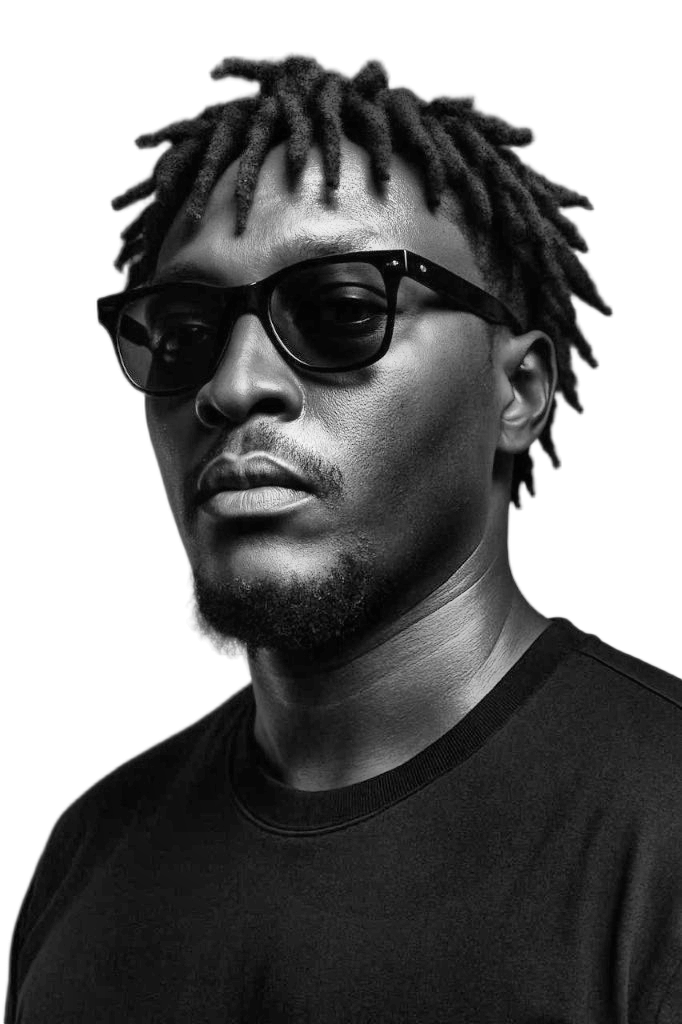
#> input picture source-prepped.png, 682 x 1024 px
$ python make_ascii_svg.py
#> lines starting #> are read from the running program, lines starting #| are printed output that depends on the picture
#!/usr/bin/env python3
"""
Convert a portrait photo into a CLEAN, monochrome ASCII-art SVG that "types"
itself in like a terminal, then holds.
"""
from PIL import Image, ImageEnhance, ImageFilter
import html
import os
import sys

HERE = os.path.dirname(os.path.abspath(__file__))
SRC = sys.argv[1] if len(sys.argv) > 1 else os.path.join(HERE, "..", "source-prepped.png")
OUT = sys.argv[2] if len(sys.argv) > 2 else os.path.join(HERE, "..", "vanz-ascii.svg")

COLS = 100
ROWS = 53
CELL_W = 8
CELL_H = 15
RAMP = " .`:-=+*cs#%@"  # bright(sparse) -> dark(dense); leading space clears bg

CONTRAST = 1.05
BRIGHTNESS = 1.0
GAMMA = 1.18
SHARPEN = False
WHITE_FLOOR = 0.80

PAD = 20
TITLEBAR_H = 30
STATUS_H = 30
ART_W = COLS * CELL_W
ART_H = ROWS * CELL_H
CANVAS_W = ART_W + PAD * 2
CANVAS_H = TITLEBAR_H + ART_H + STATUS_H + PAD

BG = "#0d1117"
BG2 = "#111722"
FRAME = "#30363d"
TITLE_TEXT = "#7d8590"
INK = "#c9d1d9"
CURSOR = "#c9d1d9"

ROW_DUR = 0.11
STAGGER = 0.11

im = Image.open(SRC).convert("L")
#> im is the input picture: PIL image 682x1024 L; min 1, max 255, mean 123.6
if SHARPEN:
    im = im.filter(ImageFilter.UnsharpMask(radius=2, percent=140, threshold=2))
im = ImageEnhance.Brightness(im).enhance(BRIGHTNESS)
im = ImageEnhance.Contrast(im).enhance(CONTRAST)
im = im.resize((COLS, ROWS), Image.LANCZOS)
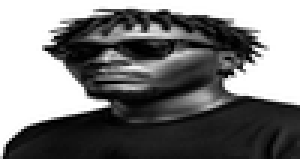
#> im: PIL image 100x53 L (shown 3 times larger); min 0, max 255, mean 120.7
px = im.load()

STATIC = bool(os.environ.get("STATIC"))

rows_txt = []
for y in range(ROWS):
    chars = []
    for x in range(COLS):
        lum = px[x, y] / 255.0
        lum = pow(lum, GAMMA)
        if lum >= WHITE_FLOOR:
            chars.append(" ")
            continue
        idx = int((1.0 - lum) * (len(RAMP) - 1))
        idx = max(0, min(len(RAMP) - 1, idx))
        chars.append(RAMP[idx])

    line = "".join(chars)
    # Right-trim whitespace to save bytes and prevent bounding-box issues
    line = line.rstrip()
    rows_txt.append(line)
#> after the loop, rows_txt = 53 items

svg = []
svg.append(f'<svg xmlns="http://www.w3.org/2000/svg" viewBox="0 0 {CANVAS_W} {CANVAS_H}" '
           f'width="{CANVAS_W}" height="{CANVAS_H}" font-family="monospace">')

css = """
@keyframes wipe {
  0%   { width: 0; }
  100% { width: 100%; }
}
@keyframes cursorBlink {
  0%, 100% { opacity: 1; }
  50% { opacity: 0; }
}
.row {
  white-space: pre;
}
"""
svg.append(f'<style>{css}</style>')

# Window background and frame
svg.append(f'<rect width="{CANVAS_W}" height="{CANVAS_H}" rx="12" fill="{BG}"/>')
svg.append(f'<rect x="1" y="1" width="{CANVAS_W-2}" height="{CANVAS_H-2}" rx="11" fill="none" stroke="{FRAME}"/>')
svg.append(f'<rect x="0" y="0" width="{CANVAS_W}" height="{TITLEBAR_H}" rx="12" fill="{BG2}"/>')
svg.append(f'<rect x="0" y="16" width="{CANVAS_W}" height="{TITLEBAR_H-16}" fill="{BG2}"/>')

# Mac window dots
dots_y = TITLEBAR_H // 2
for i, color in enumerate(["#ff5f57", "#febc2e", "#28c840"]):
    svg.append(f'<circle cx="{PAD + i * 20}" cy="{dots_y}" r="5" fill="{color}"/>')

svg.append(f'<text x="{CANVAS_W//2}" y="{dots_y + 4}" text-anchor="middle" fill="{TITLE_TEXT}" font-size="11">vanz-0 — photo.jpg</text>')

# Content bounds
content_x = PAD
content_y = TITLEBAR_H + 20

total_dur = ROWS * STAGGER

# Define a clip path for each row so it wipes in
svg.append('<defs>')
for i in range(ROWS):
    if STATIC:
        # If static, just show it
        pass
    else:
        # A rectangle that grows from 0 to 100% width
        begin = i * STAGGER
        svg.append(f'<clipPath id="clip-{i}">')
        svg.append(f'  <rect x="0" y="0" height="{CELL_H + 5}" width="0">')
        svg.append(f'    <animate attributeName="width" from="0" to="{ART_W}" dur="{ROW_DUR}s" '
                   f'begin="{begin}s" fill="freeze" />')
        svg.append(f'  </rect>')
        svg.append(f'</clipPath>')
svg.append('</defs>')

svg.append(f'<g transform="translate({content_x}, {content_y})" font-size="13" fill="{INK}">')
for i, text in enumerate(rows_txt):
    if not text:
        continue
    y = i * CELL_H
    escaped = html.escape(text).replace(" ", "&#160;")
    clip_attr = "" if STATIC else f'clip-path="url(#clip-{i})"'
    # The text line
    svg.append(f'<text x="0" y="{y}" {clip_attr} class="row">{escaped}</text>')

    if not STATIC:
        # The cursor that rides the edge of the wipe
        begin = i * STAGGER
        svg.append(f'<rect x="0" y="{y - CELL_H + 4}" width="7" height="{CELL_H - 2}" fill="{CURSOR}" opacity="0">')
        # Appear when this row starts
        svg.append(f'  <set attributeName="opacity" to="1" begin="{begin}s" />')
        # Move across
        svg.append(f'  <animate attributeName="x" from="0" to="{len(text)*CELL_W}" dur="{ROW_DUR}s" begin="{begin}s" fill="freeze" />')
        # Disappear when this row is done, unless it\'s the last row
        if i < ROWS - 1:
            svg.append(f'  <set attributeName="opacity" to="0" begin="{begin + ROW_DUR}s" />')
        else:
            # Last row cursor blinks
            svg.append(f'  <animate attributeName="opacity" values="1;0;1" dur="1s" begin="{begin + ROW_DUR}s" repeatCount="indefinite" />')
        svg.append(f'</rect>')
#> this loop made 53 passes
#> (y, clip_attr, begin) on passes 4 to 15: (45, 'clip-path="url(#clip-3)"', 0.33), (60, 'clip-path="url(#clip-4)"', 0.44), (75, 'clip-path="url(#clip-5)"', 0.55), (90, 'clip-path="url(#clip-6)"', 0.66), (105, 'clip-path="url(#clip-7)"', 0.77), (120, 'clip-path="url(#clip-8)"', 0.88), (135, 'clip-path="url(#clip-9)"', 0.99), (150, 'clip-path="url(#clip-10)"', 1.1), (165, 'clip-path="url(#clip-11)"', 1.21), (180, 'clip-path="url(#clip-12)"', 1.32), (195, 'clip-path="url(#clip-13)"', 1.43), (210, 'clip-path="url(#clip-14)"', 1.54)
#> after the loop, svg = 578 items

svg.append('</g>')
svg.append('</svg>')

os.makedirs(os.path.dirname(OUT), exist_ok=True)
with open(OUT, "w", encoding="utf-8") as f:
    f.write("\n".join(svg))

print(f"Wrote ASCII SVG to {OUT}")

$ run again, with source-photo.jpg saved as source-prepped.png
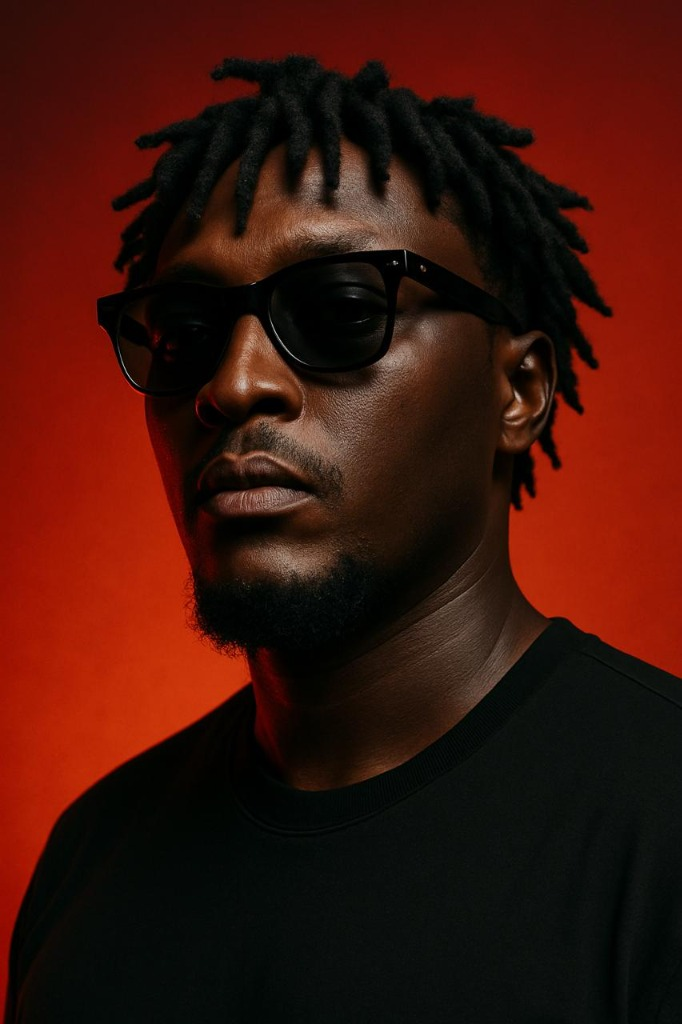
#> input picture source-photo.jpg, 682 x 1024 px
#> `im = Image.open(SRC).convert("L")`:
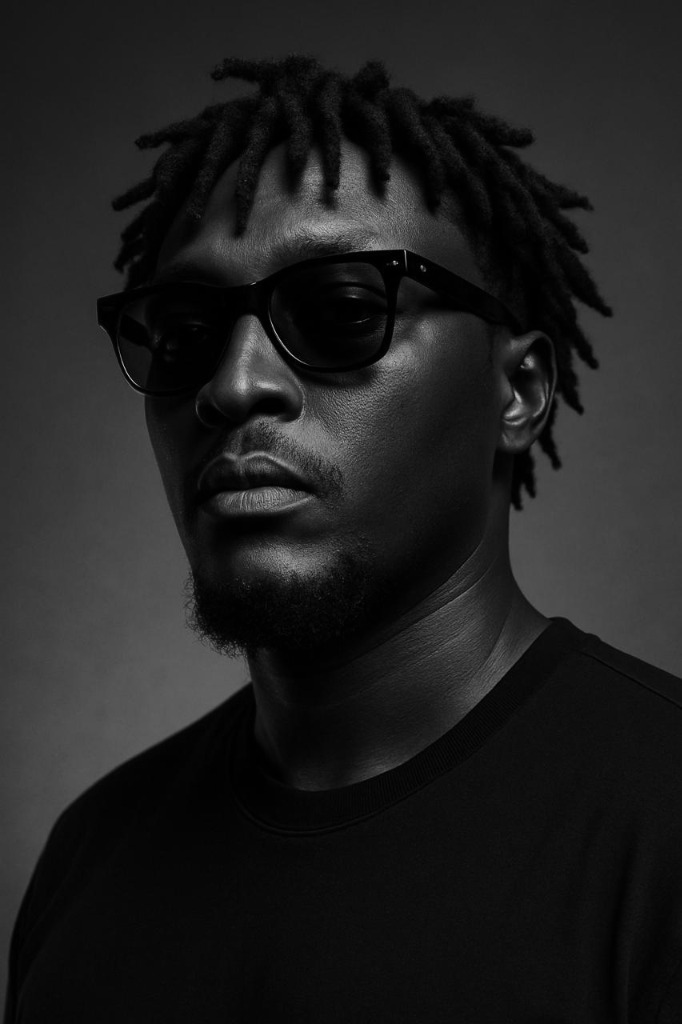
#> im: PIL image 682x1024 L; min 0, max 200, mean 31.5
#> `im = im.resize((COLS, ROWS), Image.LANCZOS)`:
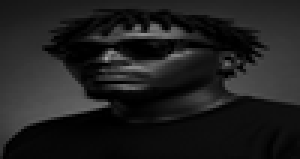
#> im: PIL image 100x53 L (shown 3 times larger); min 0, max 163, mean 31.1
#> after the loop `for y in range(ROWS):`: rows_txt = 53 items
#> the loop `for i, text in enumerate(rows_txt):` made 53 passes
#> (y, clip_attr, begin) on passes 1 to 8: (0, 'clip-path="url(#clip-0)"', 0), (15, 'clip-path="url(#clip-1)"', 0.11), (30, 'clip-path="url(#clip-2)"', 0.22), (45, 'clip-path="url(#clip-3)"', 0.33), (60, 'clip-path="url(#clip-4)"', 0.44), (75, 'clip-path="url(#clip-5)"', 0.55), (90, 'clip-path="url(#clip-6)"', 0.66), (105, 'clip-path="url(#clip-7)"', 0.77)
#> after the loop `for i, text in enumerate(rows_txt):`: svg = 596 items
